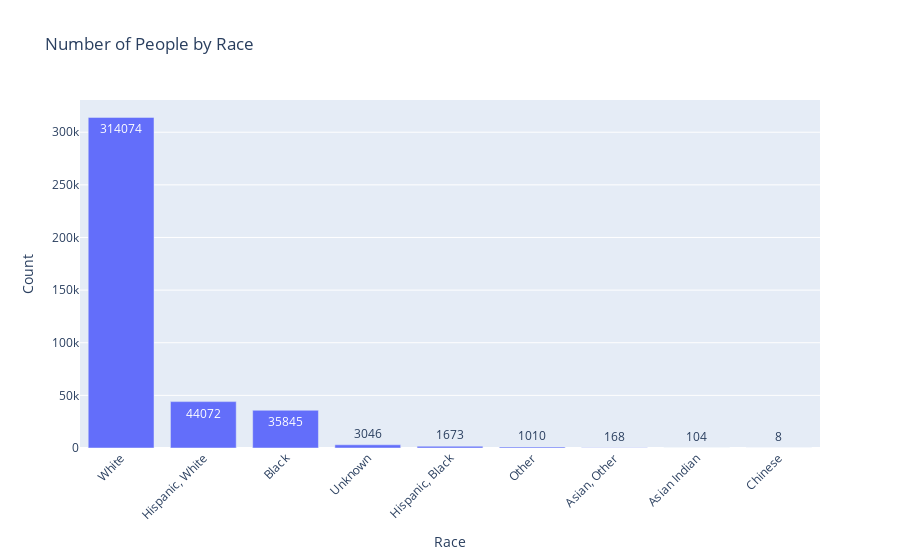

Notebook code cell kept with this figure:
### Code cell
fig = go.Figure(data=[go.Bar(x=race_counts.index, y=race_counts.values,
                            text=race_counts.values, textposition='auto')])

# Add labels and title
fig.update_layout(xaxis_title='Race', yaxis_title='Count', title='Number of People by Race')

# Rotate x-axis labels if needed
fig.update_layout(xaxis_tickangle=-45)

# Display the plot
fig.show()

### Figure 1 — Plotly figure (JSON) as saved in the notebook; plotly's stock layout.template omitted (floating-point values rounded to 4 significant figures)
{"data": [{"text": [314074, 44072, 35845, 3046, 1673, 1010, 168, 104, 8], "textposition": "auto", "type": "bar", "x": ["White", "Hispanic, White", "Black", "Unknown", "Hispanic, Black", "Other", "Asian, Other", "Asian Indian", "Chinese"], "y": [314074, 44072, 35845, 3046, 1673, 1010, 168, 104, 8]}], "layout": {"title": {"text": "Number of People by Race"}, "xaxis": {"tickangle": -45, "title": {"text": "Race"}}, "yaxis": {"title": {"text": "Count"}}}}
